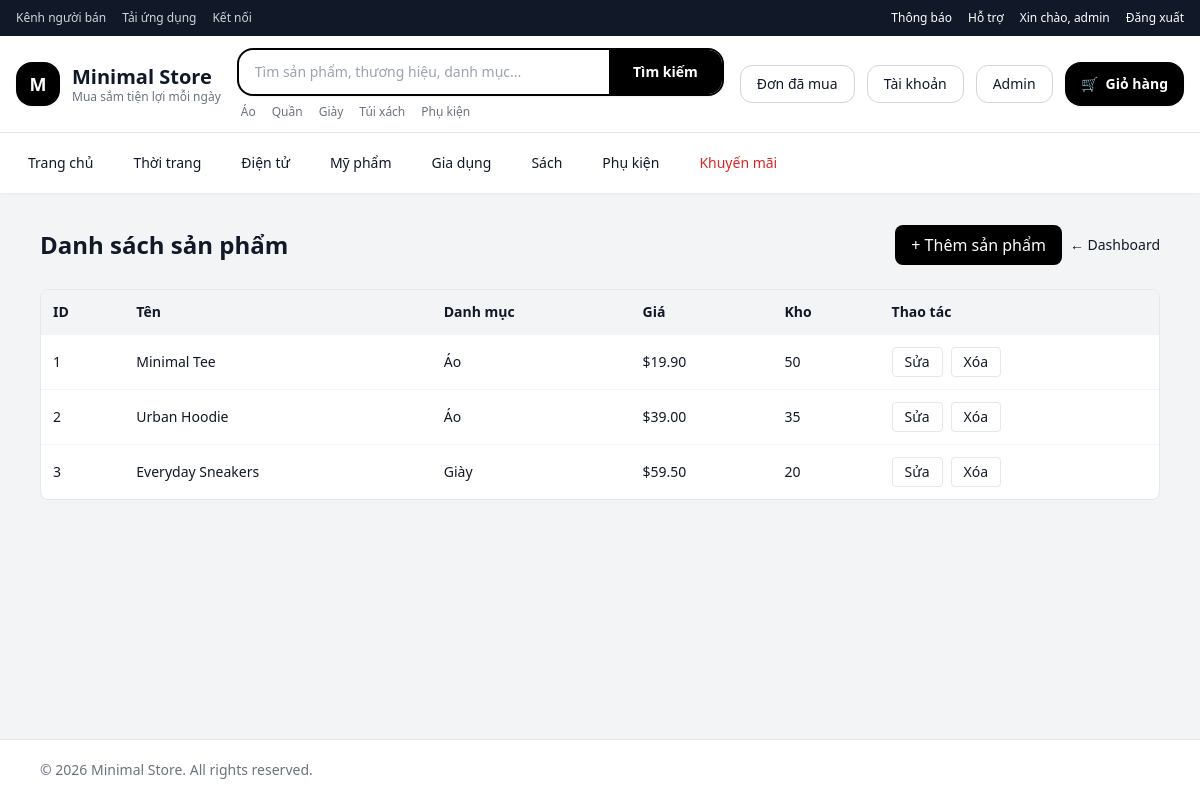
/admin/products.php (signed in), run on the app's committed database.
### tables this page shows
CREATE TABLE IF NOT EXISTS products (
  id INT UNSIGNED AUTO_INCREMENT PRIMARY KEY,
  category_id INT UNSIGNED NULL,
  name VARCHAR(150) NOT NULL,
  description LONGTEXT NOT NULL,
  price DECIMAL(10,2) NOT NULL,
  image_url VARCHAR(255) DEFAULT NULL,
  image_urls JSON DEFAULT NULL,
  stock INT UNSIGNED NOT NULL DEFAULT 0,
  created_at TIMESTAMP NOT NULL DEFAULT CURRENT_TIMESTAMP,
  updated_at TIMESTAMP NULL DEFAULT NULL ON UPDATE CURRENT_TIMESTAMP,
  CONSTRAINT fk_products_category_id FOREIGN KEY (category_id) REFERENCES categories(id) ON DELETE SET NULL,
  INDEX idx_products_created_at (created_at)
);

CREATE TABLE IF NOT EXISTS categories (
  id INT UNSIGNED AUTO_INCREMENT PRIMARY KEY,
  name VARCHAR(120) NOT NULL UNIQUE,
  slug VARCHAR(140) NOT NULL UNIQUE,
  created_at TIMESTAMP NOT NULL DEFAULT CURRENT_TIMESTAMP
);

### includes/auth.php (called while the page is built, shortened)
<?php
function current_user(): ?array
{
    return $_SESSION['user'] ?? null;
}

### admin/products.php (the view, shortened to what this page needs)
<?php
require_once __DIR__ . '/../config/db.php';
require_once __DIR__ . '/../includes/auth.php';
$currentPage = max(1, (int) ($_GET['page'] ?? 1));
$perPage = 10;
$totalProducts = (int) $pdo->query('SELECT COUNT(*) FROM products')->fetchColumn();
$pagination = paginate($totalProducts, $perPage, $currentPage);
$listStmt = $pdo->prepare(
    'SELECT p.*, c.name AS category_name
     FROM products p
     LEFT JOIN categories c ON c.id = p.category_id
     ORDER BY p.created_at DESC
     LIMIT :limit OFFSET :offset'
);
$listStmt->bindValue(':limit', (int) $pagination['per_page'], PDO::PARAM_INT);
$listStmt->bindValue(':offset', (int) $pagination['offset'], PDO::PARAM_INT);
$listStmt->execute();
$products = $listStmt->fetchAll();
require_once __DIR__ . '/../includes/header.php';
?>
<section class="max-w-6xl mx-auto px-4 py-8 space-y-6">
  <div class="flex items-center justify-between">
    <h1 class="text-2xl font-bold">Danh sách sản phẩm</h1>
    <div class="flex items-center gap-2">
      <a href="/admin/product_form.php" class="rounded-lg bg-black text-white px-4 py-2 hover:opacity-80 transition">+ Thêm sản phẩm</a>
      <a href="/admin/index.php" class="text-sm hover:opacity-80 transition">← Dashboard</a>
    </div>
  </div>
  <div class="bg-white rounded-lg border border-gray-200 overflow-x-auto">
    <table class="min-w-full text-sm">
      <thead class="bg-gray-100">
      <tr>
        <th class="text-left p-3">ID</th>
        <th class="text-left p-3">Tên</th>
        <th class="text-left p-3">Danh mục</th>
        <th class="text-left p-3">Giá</th>
        <th class="text-left p-3">Kho</th>
        <th class="text-left p-3">Thao tác</th>
      </tr>
      </thead>
      <tbody>
      <?php foreach ($products as $product): ?>
        <tr class="border-t border-gray-100">
          <td class="p-3"><?= (int) $product['id']; ?></td>
          <td class="p-3"><?= htmlspecialchars((string) $product['name'], ENT_QUOTES, 'UTF-8'); ?></td>
          <td class="p-3"><?= htmlspecialchars((string) ($product['category_name'] ?? '-'), ENT_QUOTES, 'UTF-8'); ?></td>
          <td class="p-3">$<?= number_format((float) $product['price'], 2); ?></td>
          <td class="p-3"><?= (int) $product['stock']; ?></td>
          <td class="p-3 flex gap-2">
            <a href="/admin/product_form.php?id=<?= (int) $product['id']; ?>" class="rounded border px-3 py-1 hover:opacity-80 transition">Sửa</a>
            <form method="post" onsubmit="return confirm('Xóa sản phẩm này?')">
              <button class="rounded border px-3 py-1 hover:opacity-80 transition">Xóa</button>
            </form>
          </td>
        </tr>
      <?php endforeach; ?>
      </tbody>
    </table>
  </div>
</section>
<?php require_once __DIR__ . '/../includes/footer.php'; ?>

### includes/header.php (shortened to what this page needs)
<?php
require_once __DIR__ . '/auth.php';
$user = current_user();
?>
<!DOCTYPE html>
<html lang="vi">
<head>
  <script src="https://cdn.tailwindcss.com"></script>
</head>
<body class="bg-gray-100 text-gray-900 min-h-screen flex flex-col" data-user-id="<?= (int) ($user['id'] ?? 0); ?>">
  <header class="sticky top-0 z-50 shadow-sm">
    <div class="bg-gray-900 text-white text-xs">
      <div class="max-w-7xl mx-auto px-4">
        <div class="flex items-center justify-between h-9 gap-3">
          <div class="hidden md:flex items-center gap-4 text-gray-300">
            <a href="#" class="hover:text-white transition">Kênh người bán</a>
            <a href="#" class="hover:text-white transition">Tải ứng dụng</a>
            <a href="#" class="hover:text-white transition">Kết nối</a>
          </div>
          <div class="flex items-center gap-4 ml-auto">
            <a href="#" class="hidden sm:inline hover:text-gray-200 transition">Thông báo</a>
            <a href="#" class="hidden sm:inline hover:text-gray-200 transition">Hỗ trợ</a>
            <?php if ($user): ?>
              <a href="/user/profile.php" class="hover:text-gray-200 transition">
                Xin chào, <?= htmlspecialchars($user['username'], ENT_QUOTES, 'UTF-8'); ?>
              </a>
              <a href="/auth/logout.php" class="hover:text-gray-200 transition">Đăng xuất</a>
            <?php else: ?>
              <a href="/auth/register.php" class="hover:text-gray-200 transition">Đăng ký</a>
              <span class="text-gray-500 hidden sm:inline">|</span>
              <a href="/auth/login.php" class="hover:text-gray-200 transition">Đăng nhập</a>
            <?php endif; ?>
          </div>
        </div>
      </div>
    </div>
    <div class="bg-white border-b border-gray-200">
      <div class="max-w-7xl mx-auto px-4 py-3">
        <div class="flex flex-col lg:flex-row lg:items-center gap-4">
          <div class="flex items-center justify-between lg:w-auto">
            <a href="/index.php" class="flex items-center gap-3 shrink-0">
              <div class="w-11 h-11 rounded-2xl bg-black text-white flex items-center justify-center font-bold text-lg shadow-sm">
                M
              </div>
              <div>
                <div class="text-xl font-extrabold leading-tight">Minimal Store</div>
                <div class="text-xs text-gray-500 hidden sm:block">Mua sắm tiện lợi mỗi ngày</div>
              </div>
            </a>
          </div>
          <div class="flex-1">
            <form method="get" action="/search.php" class="w-full">
              <div class="flex items-stretch rounded-2xl border-2 border-black bg-white overflow-hidden shadow-sm">
                <input
                  type="text"
                  name="q"
                  placeholder="Tìm sản phẩm, thương hiệu, danh mục..."
                  value="<?= htmlspecialchars($_GET['q'] ?? '', ENT_QUOTES, 'UTF-8'); ?>"
                  class="flex-1 px-4 py-3 text-sm outline-none bg-transparent"
                />
                <button
                  type="submit"
                  class="bg-black text-white px-5 sm:px-6 text-sm font-semibold hover:opacity-90 transition"
                >
                  Tìm kiếm
                </button>
              </div>
            </form>
            <div class="hidden md:flex flex-wrap gap-x-4 gap-y-1 text-xs text-gray-500 mt-2 px-1">
              <a href="/search.php?q=áo" class="hover:text-black transition">Áo</a>
              <a href="/search.php?q=quần" class="hover:text-black transition">Quần</a>
              <a href="/search.php?q=giày" class="hover:text-black transition">Giày</a>
              <a href="/search.php?q=túi+xách" class="hover:text-black transition">Túi xách</a>
              <a href="/search.php?q=phụ+kiện" class="hover:text-black transition">Phụ kiện</a>
            </div>
          </div>
          <div class="hidden lg:flex items-center gap-3">
            <?php if ($user): ?>
              <a href="/user/orders.php" class="px-4 py-2 rounded-xl border border-gray-300 text-sm font-medium hover:bg-gray-50 transition">
                Đơn đã mua
              </a>
              <a href="/user/profile.php" class="px-4 py-2 rounded-xl border border-gray-300 text-sm font-medium hover:bg-gray-50 transition">
                Tài khoản
              </a>
            <?php endif; ?>
            <?php if ($user && $user['role'] === 'admin'): ?>
              <a href="/admin/index.php" class="px-4 py-2 rounded-xl border border-gray-300 text-sm font-medium hover:bg-gray-50 transition">
                Admin
              </a>
            <?php endif; ?>
            <a href="/checkout.php" class="relative inline-flex items-center gap-2 rounded-2xl bg-black text-white px-4 py-3 text-sm font-semibold hover:opacity-90 transition shadow-sm">
              <span>🛒</span>
              <span>Giỏ hàng</span>
            </a>
          </div>
        </div>
      </div>
    </div>
    <div class="bg-white">
      <div class="max-w-7xl mx-auto px-4">
        <nav class="flex items-center gap-2 sm:gap-4 overflow-x-auto whitespace-nowrap py-3 text-sm scrollbar-hide">
          <a href="/index.php" class="px-3 py-2 rounded-xl hover:bg-gray-100 transition font-medium">Trang chủ</a>
          <a href="/search.php?q=thời+trang" class="px-3 py-2 rounded-xl hover:bg-gray-100 transition">Thời trang</a>
          <a href="/search.php?q=điện+tử" class="px-3 py-2 rounded-xl hover:bg-gray-100 transition">Điện tử</a>
          <a href="/search.php?q=mỹ+phẩm" class="px-3 py-2 rounded-xl hover:bg-gray-100 transition">Mỹ phẩm</a>
          <a href="/search.php?q=gia+dụng" class="px-3 py-2 rounded-xl hover:bg-gray-100 transition">Gia dụng</a>
          <a href="/search.php?q=sách" class="px-3 py-2 rounded-xl hover:bg-gray-100 transition">Sách</a>
          <a href="/search.php?q=phụ+kiện" class="px-3 py-2 rounded-xl hover:bg-gray-100 transition">Phụ kiện</a>
          <a href="/search.php?q=khuyến+mãi" class="px-3 py-2 rounded-xl hover:bg-gray-100 transition text-red-600 font-medium">Khuyến mãi</a>
        </nav>
      </div>
    </div>
  </header>
  <main class="flex-1">

### includes/footer.php (shortened to what this page needs)
  </main>
  <footer class="bg-white border-t border-gray-200">
    <div class="max-w-6xl mx-auto px-4 py-5 text-sm text-gray-500">
      © <?= date('Y'); ?> Minimal Store. All rights reserved.
    </div>
  </footer>
</body>
</html>

### data on the page
products: id "1", name "Minimal Tee", category.name "Áo", price "19.90", stock "50"
products: id "2", name "Urban Hoodie", category.name "Áo", price "39.00", stock "35"
products: id "3", name "Everyday Sneakers", category.name "Giày", price "59.50", stock "20"

### other printed values
$user['username'] "admin"
